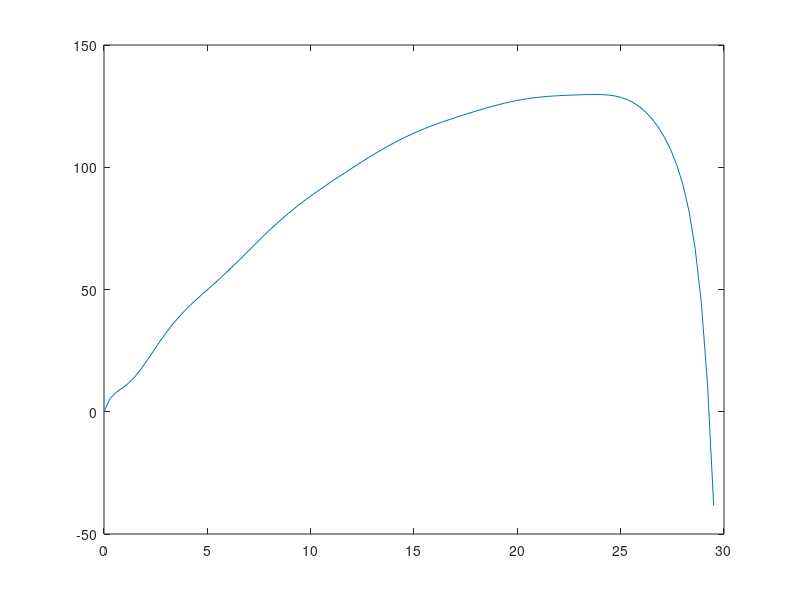

Here is the MATLAB script that generated this plot: (Note: this script raises an error after producing the figure.)
D = 0.254;       %Diametro elica [m]
max_RPM = 8539;
n_max = max_RPM/60;

%% CALCOLO RENDIMENTO DELL'ELICA IN FUNZIONE DELLA VELOCITA' INDISTURBATA
%Dati reperibili al link: https://www.apcprop.com/files/PER3_10x6.dat
J_tab = [0.00 0.03 0.06 0.08 0.11 0.14 0.17 0.20 0.22 0.25 0.28 0.31 0.33 0.36 0.39 0.42 0.45 0.47 0.50 0.53 0.56 0.59 0.61 0.64 0.67 0.70 0.73 0.75 0.78 0.81];
eta_prop = [0.0000 0.0642 0.1257 0.1843 0.2420 0.2933 0.3435 0.3908 0.4352 0.4767 0.5154 0.5511 0.5837 0.6134 0.6402 0.6640 0.6894 0.7029 0.7182 0.7312 0.7419 0.7498 0.7549 0.7566 0.7537 0.7408 0.7111 0.6501 0.5049 0.0008];
%Interpolazione dati
V_tab = J_tab .* n_max .* D;
coeff_eta_prop = polyfit(V_tab, eta_prop, 15);

%% CALCOLO POTENZA MECCANICA EROGATA DAL MOTORE IN FUNZIONE DEL NUMERO DI GIRI MOTORE
%Dati ottenuti da eCalc dagli screen di data 18/03/2019
RPM = [1200 1800 2400 3000 3600 4200 4800 5400 6000 6600 7200 7800 8400 8539];
P_elec = [2.2 4.2 7.4 12.1 18.8 27.9 39.8 54.9 73.8 96.8 124.4 157.0 195.3 206.2];
eta_mot = [0.219 0.382 0.515 0.614 0.683 0.732 0.766 0.790 0.807 0.819 0.827 0.833 0.837 0.833];        %Rendimento meccanico
%Interpolazione dati
P_shaft = P_elec .* eta_mot;
coeff_P_shaft = polyfit(RPM, P_shaft, 3);
max_P_shaft = polyval(coeff_P_shaft, max_RPM);

%% CALCOLO POTENZA PROPULSIVA EFFETTIVA IN FUNZIONE DELLA VELOCITA' INDISTURBATA
coeff_P_prop = coeff_eta_prop .* max_P_shaft
v = linspace(0, 29.5, 100);
plot(v, polyval(coeff_P_prop, v));

poly2sym(coeff_P_prop) % In output la funzione simbolica - attenzione al range di plot!

f = @(x) ((6914260054825037.*x.^15)/1267650600228229401496703205376 - (465975034830941.*x.^14)/309485009821345068724781056 + (438546751597867.*x.^13)/2417851639229258349412352 - (3848533357633813.*x.^12)/302231454903657293676544 + (2757069114498035.*x.^11)/4722366482869645213696 - (5459705683898567.*x.^10)/295147905179352825856 + (3845400541620467.*x.^9)/9223372036854775808 - (7799509199559873.*x.^8)/1152921504606846976 + (355565129980795.*x.^7)/4503599627370496 - (5890296412221353.*x.^6)/9007199254740992 + (4209679236237963.*x.^5)/1125899906842624 - (7914493034490199.*x.^4)/562949953421312 + (9006155510541971.*x.^3)/281474976710656 - (1337187439795785.*x.^2)/35184372088832 + (7678943032343733.*x)/281474976710656 + 5388791348096689/576460752303423488);
x = linspace(0, 29.4, 100);
plot(x, f(x));